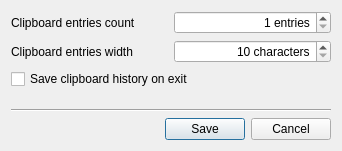
<?xml version="1.0" encoding="UTF-8"?>
<ui version="4.0">
 <class>Dialog</class>
 <widget class="QDialog" name="Dialog">
  <property name="geometry">
   <rect>
    <x>0</x>
    <y>0</y>
    <width>342</width>
    <height>151</height>
   </rect>
  </property>
  <property name="windowTitle">
   <string>Configuration - Qlipper</string>
  </property>
  <layout class="QVBoxLayout" name="verticalLayout">
   <item>
    <layout class="QGridLayout" name="gridLayout">
     <item row="0" column="0">
      <widget class="QLabel" name="label">
       <property name="text">
        <string>Clipboard entries count</string>
       </property>
      </widget>
     </item>
     <item row="0" column="1">
      <widget class="QSpinBox" name="spHistoryCount">
       <property name="alignment">
        <set>Qt::AlignRight|Qt::AlignTrailing|Qt::AlignVCenter</set>
       </property>
       <property name="suffix">
        <string> entries</string>
       </property>
       <property name="minimum">
        <number>1</number>
       </property>
       <property name="maximum">
        <number>30</number>
       </property>
      </widget>
     </item>
     <item row="1" column="0">
      <widget class="QLabel" name="label_2">
       <property name="text">
        <string>Clipboard entries width</string>
       </property>
      </widget>
     </item>
     <item row="1" column="1">
      <widget class="QSpinBox" name="spEntryWidth">
       <property name="alignment">
        <set>Qt::AlignRight|Qt::AlignTrailing|Qt::AlignVCenter</set>
       </property>
       <property name="suffix">
        <string> characters</string>
       </property>
       <property name="minimum">
        <number>10</number>
       </property>
       <property name="maximum">
        <number>200</number>
       </property>
      </widget>
     </item>
    </layout>
   </item>
   <item>
    <widget class="QCheckBox" name="cbClipboardSave">
     <property name="text">
      <string>Save clipboard history on exit</string>
     </property>
    </widget>
   </item>
   <item>
    <spacer name="verticalSpacer">
     <property name="orientation">
      <enum>Qt::Vertical</enum>
     </property>
     <property name="sizeHint" stdset="0">
      <size>
       <width>20</width>
       <height>12</height>
      </size>
     </property>
    </spacer>
   </item>
   <item>
    <widget class="Line" name="line">
     <property name="orientation">
      <enum>Qt::Horizontal</enum>
     </property>
    </widget>
   </item>
   <item>
    <widget class="QDialogButtonBox" name="buttonBox">
     <property name="orientation">
      <enum>Qt::Horizontal</enum>
     </property>
     <property name="standardButtons">
      <set>QDialogButtonBox::Cancel|QDialogButtonBox::Save</set>
     </property>
    </widget>
   </item>
  </layout>
 </widget>
 <resources/>
 <connections>
  <connection>
   <sender>buttonBox</sender>
   <signal>accepted()</signal>
   <receiver>Dialog</receiver>
   <slot>accept()</slot>
   <hints>
    <hint type="sourcelabel">
     <x>248</x>
     <y>254</y>
    </hint>
    <hint type="destinationlabel">
     <x>157</x>
     <y>274</y>
    </hint>
   </hints>
  </connection>
  <connection>
   <sender>buttonBox</sender>
   <signal>rejected()</signal>
   <receiver>Dialog</receiver>
   <slot>reject()</slot>
   <hints>
    <hint type="sourcelabel">
     <x>316</x>
     <y>260</y>
    </hint>
    <hint type="destinationlabel">
     <x>286</x>
     <y>274</y>
    </hint>
   </hints>
  </connection>
 </connections>
</ui>
